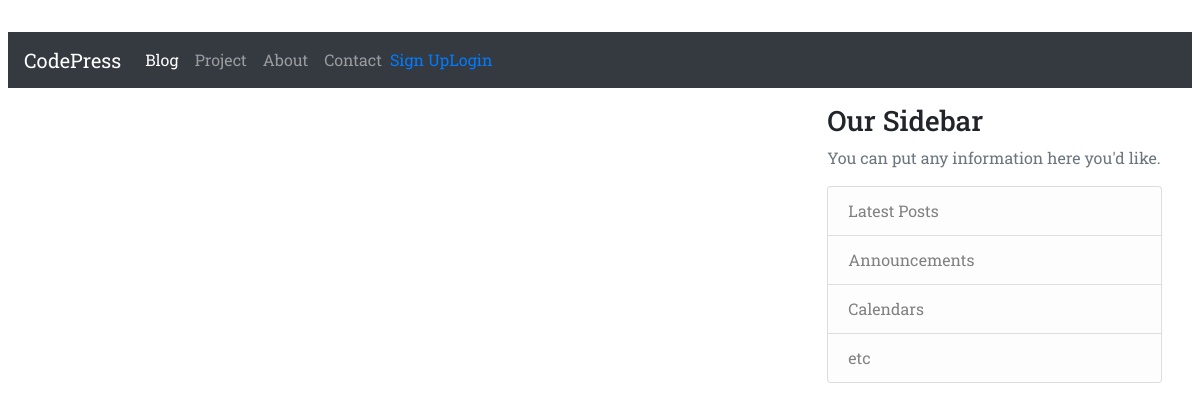
Page /about/ on the earlier database version.
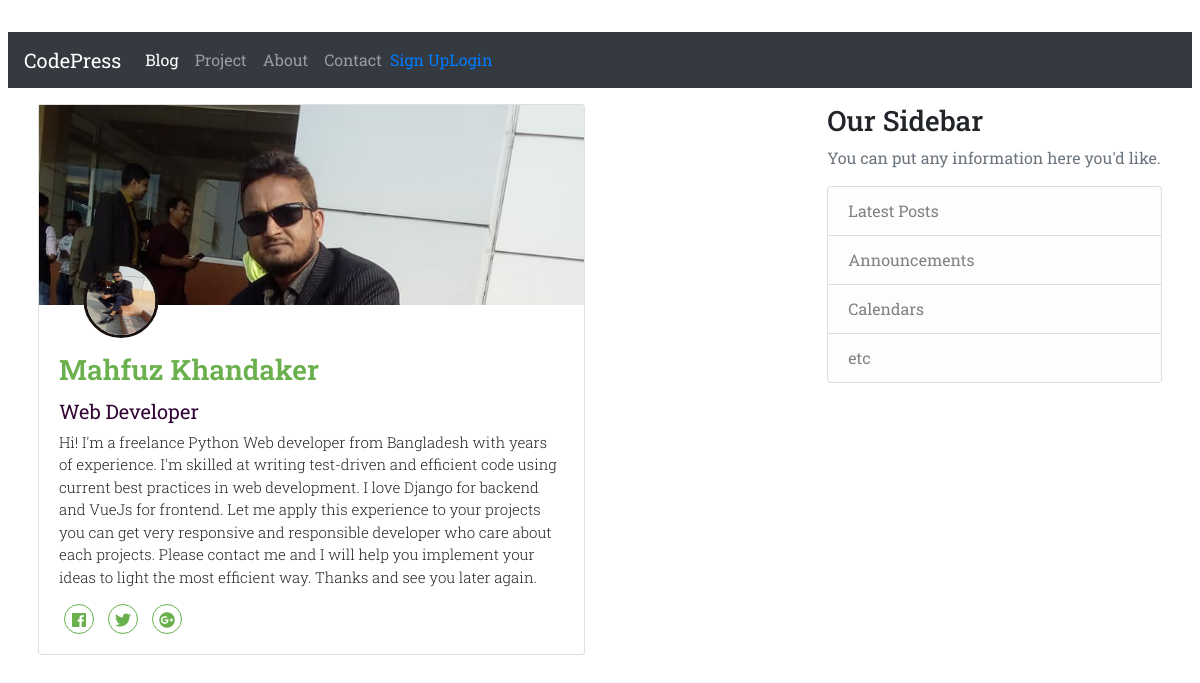
Same page on the later database version.
### about/models.py (models this page shows, shortened)
class About(models.Model):
    profile_pic = models.ImageField(upload_to='images/', blank=True)
    name        = models.CharField(max_length=120)
    title       = models.CharField(max_length=120)
    bio         = models.CharField(max_length=250)
    description = models.TextField()
    website     = models.URLField(blank=True, null=True)
    objects = models.Manager()

### about/views.py (the view)
# urls.py: path('', views.about_view, name='about'),
def about_view(request):
    instance = About.objects.all()
    context = {
        'instance': instance
    }
    return render(request, 'about.html', context)

### about/templates/about.html
{% extends "base.html" %}
{% block page_content %}
<section>
  {% for data in instance %}
  <div class="col-md-12">
    <div class="card w-75 about-card">
      <div class="card-img-block">
        <img class="img-fluid" src="{{ data.profile_pic.url }}" alt="Card image cap">
      </div>
      <div class="card-body pt-5">
        <img src="{{ data.profile_pic.url }}" alt="profile-image" class="profile"/>
        <h3 class="card-title">{{ data.name }}</h3>
        <small>
          <h5>{{ data.title }}</h5>
        </small>
        <p class="card-text">{{ data.description }}</p>
        <div class="icon-block">
          <a href="#"><i class="fab fa-facebook"></i></a>
          <a href="#"> <i class="fab fa-twitter"></i></a>
          <a href="#"> <i class="fab fa-google-plus"></i></a>
        </div>
      </div>
    </div>
  </div>
    {% endfor %}
</section>
{% endblock page_content %}

### personal_website/templates/base.html (shortened to what this page needs)
{% load static %}
<!doctype html>
<html lang="en">
  <head>
    <link rel="stylesheet" href="https://stackpath.bootstrapcdn.com/bootstrap/4.4.1/css/bootstrap.min.css">
    <link rel="stylesheet" href="https://use.fontawesome.com/releases/v5.6.3/css/all.css">
    <link rel="stylesheet" type="text/css" href="{% static 'css/style.css' %}">
  </head>
  <body>
    {% include 'navbar.html' %}
    <div class="container-fluid">
      <div class="row mt-3">
        <div class="col-8">
            {% block page_content %}{% endblock %}
        </div>
        <div class="col-4">
          {% include 'sidebar.html' %}
        </div>
      </div>
    </div>
  </body>
</html>

### personal_website/templates/navbar.html (shortened to what this page needs)
<nav class="navbar navbar-expand-sm bg-dark navbar-dark">
  <a class="navbar-brand" href="{% url 'home' %}">CodePress</a>
    <div class="collapse navbar-collapse" id="navbarNav">
      <ul class="navbar-nav">
        <li class="nav-item active">
          <a class="nav-link" href="{% url 'home' %}">Blog<span class="sr-only">(current)</span></a>
        </li>
        <li class="nav-item">
          <a class="nav-link" href="{% url 'project_index' %}">Project</a>
        </li>
        <li class="nav-item">
          <a class="nav-link" href="{% url 'about' %}">About</a>
        </li>
        <li class="nav-item">
          <a class="nav-link" href="{% url 'email' %}">Contact</a>
        </li>
      </ul>
      <ul class="nav navbar-nav navbar-right">
      {% if user.is_authenticated %}
      <li class="nav-item"><a href="{% url 'home' %}">Home</a></li>
      <li class="nav-item"><a href="{% url 'logout' %}"><span class="glyphicon glyphicon-log-out"></span> Log Out</a></li>
      {% else %}
      <li class="nav-item"><a href="{% url 'signup' %}"> Sign Up</a></li>
      <li class="nav-item"><a href="{% url 'login' %}"> Login</a></li>
      {% endif %}
  </ul>
  </div>
</nav>

### personal_website/templates/sidebar.html
<div class="col-md-12">
    <h3>Our Sidebar</h3>
    <p class='text-muted'>You can put any information here you'd like. </p>
      <ul class="list-group">
        <li class="list-group-item list-group-item-light">Latest Posts</li>
        <li class="list-group-item list-group-item-light">Announcements</li>
        <li class="list-group-item list-group-item-light">Calendars</li>
        <li class="list-group-item list-group-item-light">etc</li>
      </ul>
</div>

### static/css/style.css (style rules this page uses)
* { box-sizing: border-box; }
body { font-family: Roboto Slab; padding: 2rem 0.5rem; }
.about-card .card-img-block { float:left; width:100%; height:200px; overflow:hidden; }
.about-card .card-body { position:relative; }
.about-card .profile { border-radius: 50%; position: absolute; top: -42px; left: 15%; height: 75px; width: 75px; border: 3px solid rgb(24, 15, 15); -webkit-transform: translate(-50%, 0%); transform: translate(-50%, 0%); }
.about-card .card-title { font-weight:600; color:#6ab04c; }
.about-card h5 { font-weight:400; color:#320436; }
.about-card .card-text { font-weight:300; font-size:15px; }
.about-card .icon-block { float:left; width:100%; }
.about-card .icon-block a { text-decoration:none; }
.about-card i { display: inline-block; font-size: 16px; color: #6ab04c; text-align: center; border: 1px solid #6ab04c; width: 30px; height: 30px; line-height: 30px; border-radius: 50%; margin:0 5px; }

Differences in the rows shown:
added About: profile_pic (picture), name "Mahfuz Khandaker", title "Web Developer", description "Hi! I'm a freelance Python Web developer from Bangladesh with years of experience. I'm skilled at writing test-driven and efficient code using current best practices in web development. I love Django for backend and VueJs for frontend. Let me apply this experience to your projects you can get very responsive and responsible developer who care about each projects. Please contact me and I will help you implement your ideas to light the most efficient way. Thanks and see you later again."
